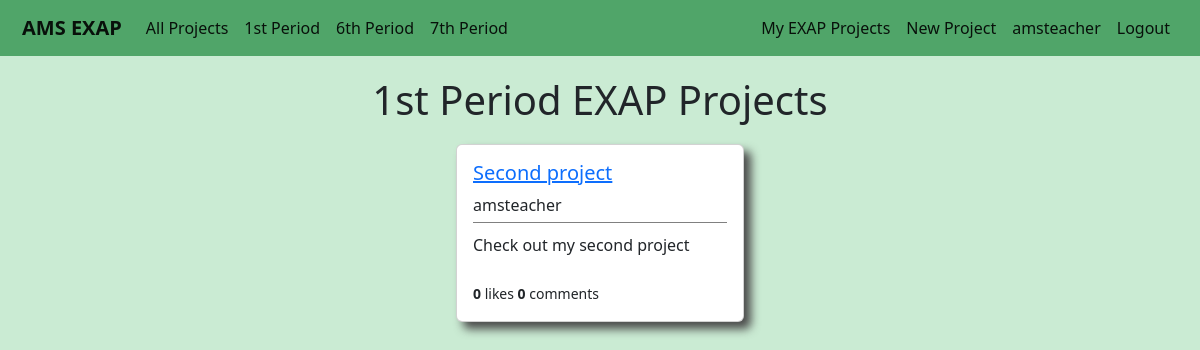
/users/firstperiodprojects/ (signed in), run on an earlier commit of the app's database.
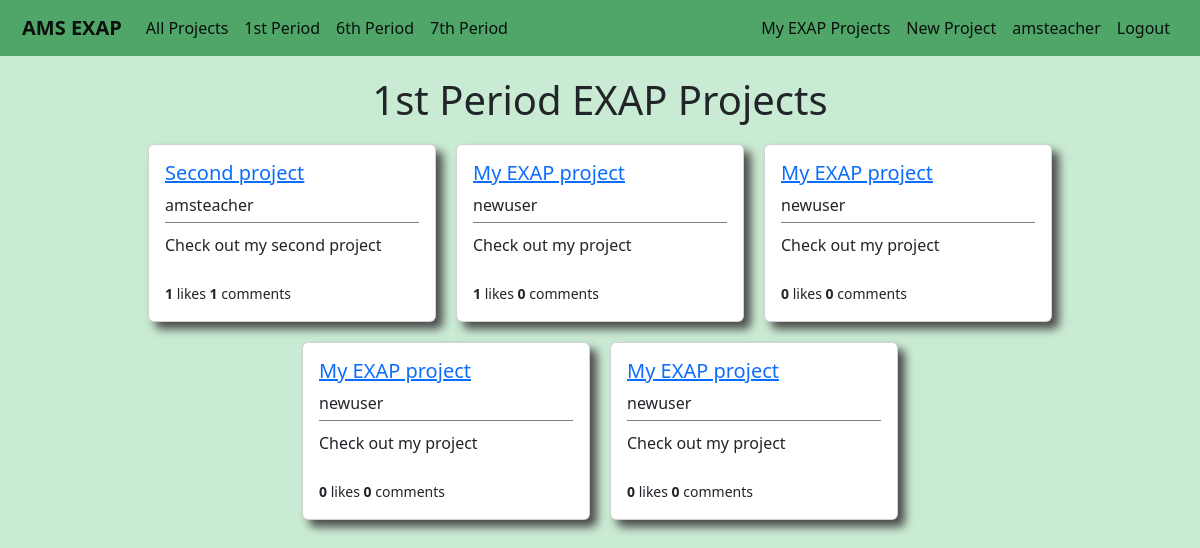
And on a later commit of the database.
### users/models.py (models this page shows, shortened)
class Project(models.Model):
    student = models.ForeignKey(User,on_delete=models.CASCADE)
    period = models.IntegerField(choices=periods,default=1)
    liked = models.ManyToManyField(User,default=None,blank=True,related_name='likes')
    title = models.CharField(max_length=50,default='My EXAP project')
    blurb = models.CharField(max_length=100,default='Check out my project')
    description = models.TextField(default="I haven't written my project description yet, but trust me it will be awesome!")

### users/views.py (the view)
# urls.py: path('firstperiodprojects/',FirstPeriodProjectListView.as_view(),name='users-firstperiodprojects'),
class FirstPeriodProjectListView(LoginRequiredMixin,ListView):
    model = Project
    template_name = 'users/firstperiodprojects.html'
    context_object_name = 'projects'
    def get_queryset(self):
        projects = Project.objects.filter(period=1)
        return projects

### users/templates/users/firstperiodprojects.html
{% extends 'main/base.html' %}
{% block content %}
<div class='page-title'>
    <h1>1st Period EXAP Projects</h1>
</div>
{% if user.is_authenticated %}
    <div class='container'>
        {% for project in projects %}
            <div class="card project-card" style="width: 18rem;">
                <div class="card-body project-card-body">
                    <h5><a class="article-title" href="{% url 'project-details' project.pk %}">{{ project.title }}</a></h5>
                    <h8 class="card-title project-card-student">{{ project.student.username }}</h8>
                    <div class='project-card-blurb'>
                        <p class="card-text project-card-text">{{ project.blurb }}</p>
                    </div>
                    <br>
                    <small><b>{{ project.liked.all.count }}</b> likes <b>{{ project.comments.all.count }}</b> comments</small>
                </div>
            </div>
        {% endfor %}
    </div>
{% endif %}
{% endblock content %}

What changed in the data, as far as the page shows it:
computed for Project "Second project": liked.all.count "0" → "1"; comments.all.count "0" → "1"
added Project: title "My EXAP project", student.username "newuser", blurb "Check out my project", liked.all.count "1", comments.all.count "0"
added Project: title "My EXAP project", student.username "newuser", blurb "Check out my project", liked.all.count "0", comments.all.count "0"
added Project: title "My EXAP project", student.username "newuser", blurb "Check out my project", liked.all.count "0", comments.all.count "0"
added Project: title "My EXAP project", student.username "newuser", blurb "Check out my project", liked.all.count "0", comments.all.count "0"
